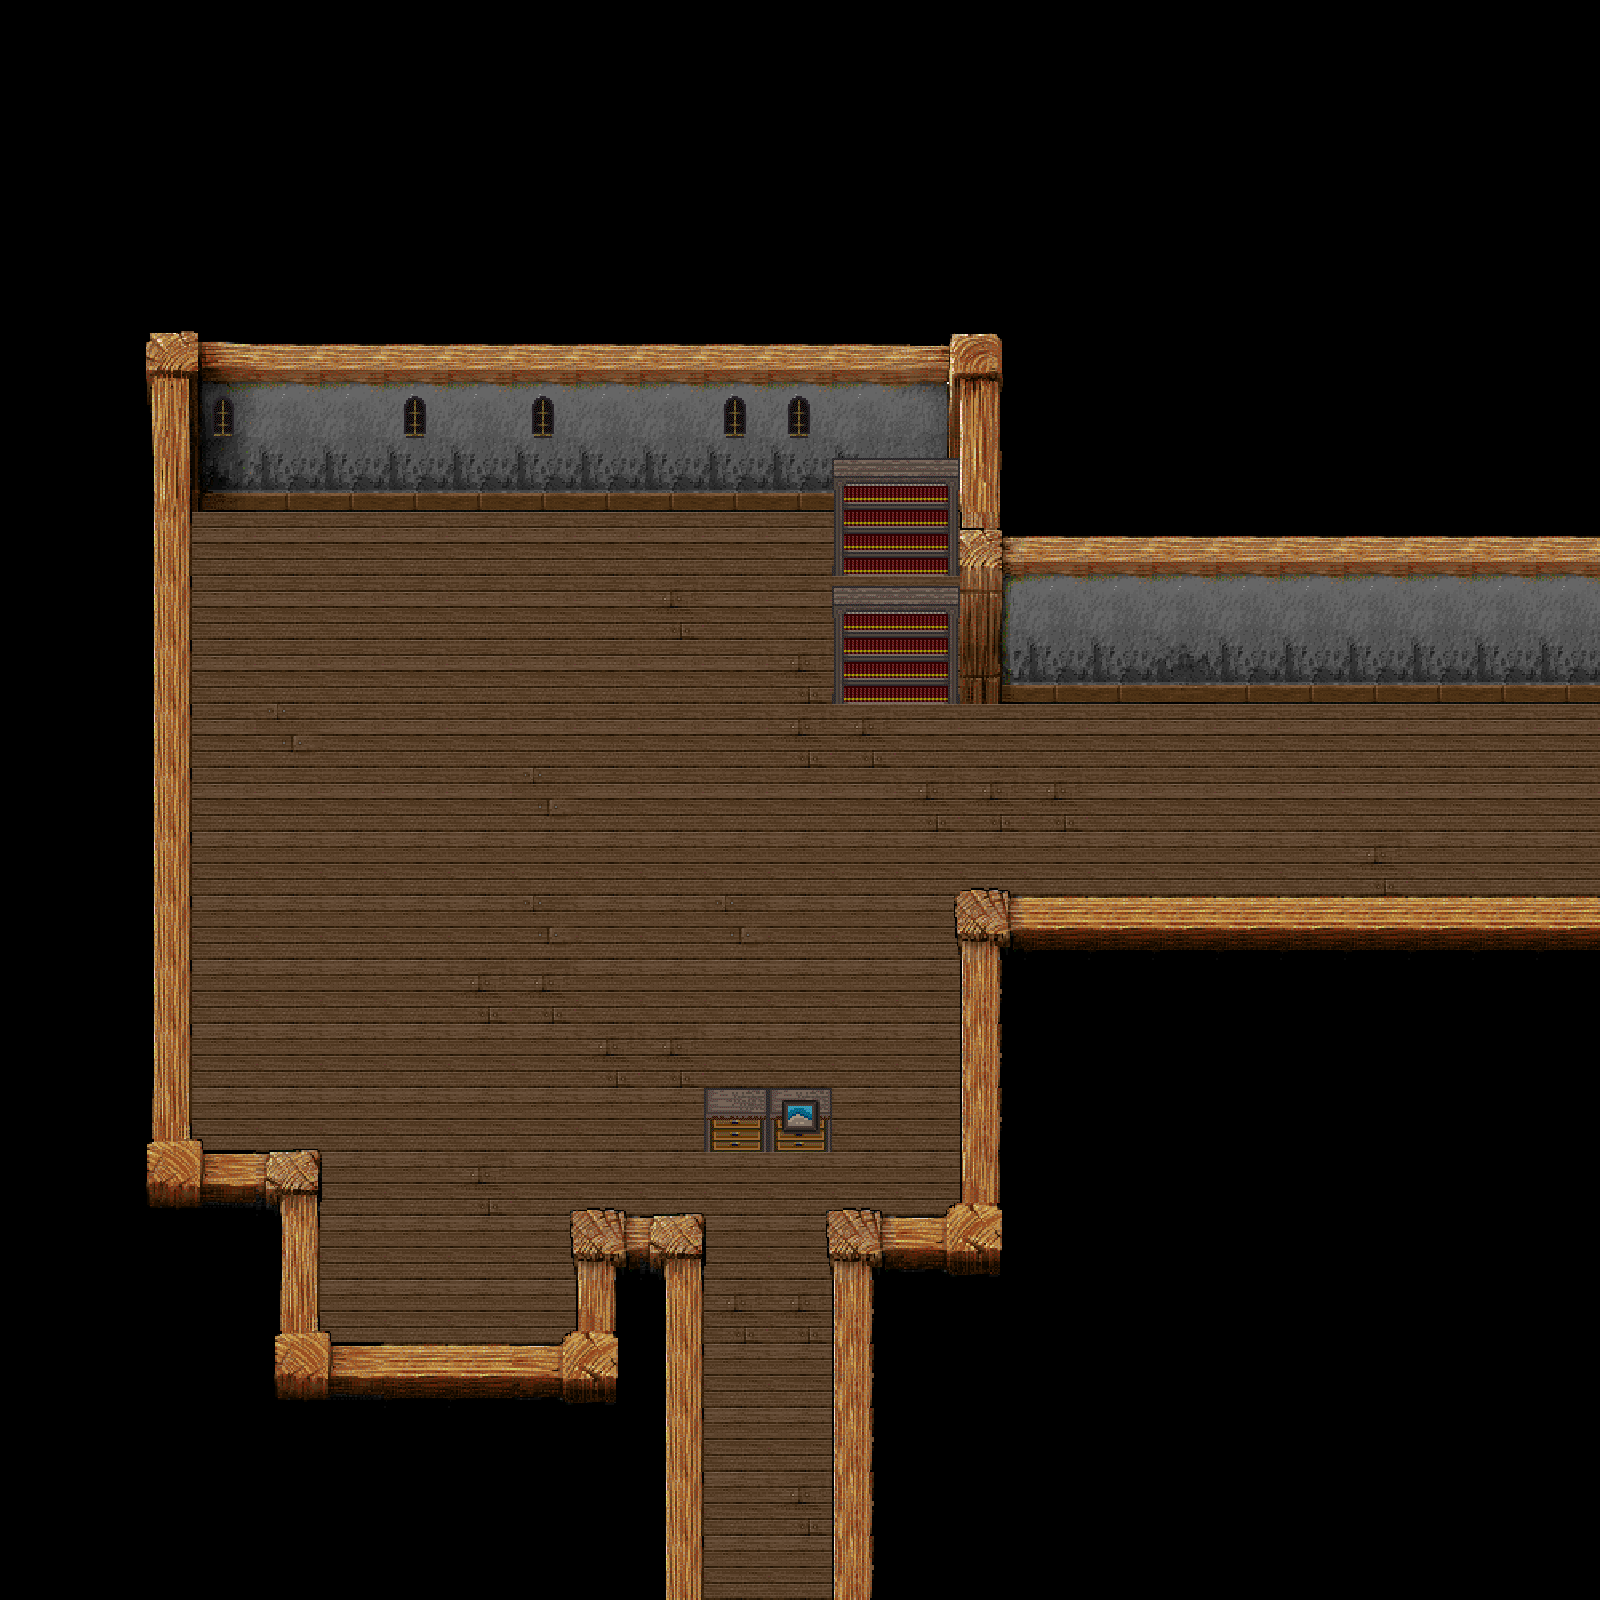

This is a level from a 2D game, rendered from its Tiled map with the project's own tilesets. A one-line summary and the map file follow, with tile-layer data summarised:
An orthogonal 25x25 tile map with 64x64 px tiles, 6 tile layers (Background tiles, Walls, Below entities, Entity Level, ...), 4 tilesets and 21 objects (3x onTouch).

<map version="1.0" orientation="orthogonal" width="25" height="25" tilewidth="64" tileheight="64">
 <tileset firstgid="1" name="VILINT" tilewidth="64" tileheight="64">
  <image source="test/VILINT.png" trans="4b637f" width="1024" height="768" />
 </tileset>
 <tileset firstgid="193" name="Castle2" tilewidth="64" tileheight="64">
  <image source="test/Castle2.png" trans="4b637f" width="1024" height="1024" />
 </tileset>
 <tileset firstgid="449" name="PAVEANDVILFLR" tilewidth="64" tileheight="64">
  <image source="test/PAVEANDVILFLR.png" trans="4b637f" width="1024" height="768" />
 </tileset>
 <tileset firstgid="641" name="hyptosis_tile-art-batch-4" tilewidth="64" tileheight="64">
  <image source="test/hyptosis_tile-art-batch-4.png" trans="4b637f" width="1920" height="1920" />
 </tileset>
 <layer name="Background tiles" width="25" height="25">
  <data>[625 cells, 186 non-empty, 4 distinct tile ids]</data>
 </layer>
 <layer name="Walls" width="25" height="25">
  <data>[625 cells, 143 non-empty, 40 distinct tile ids]</data>
 </layer>
 <layer name="Below entities" width="25" height="25">
  <data>[625 cells, 5 non-empty, 1 distinct tile ids]</data>
 </layer>
 <layer name="Entity Level" width="25" height="25">
  <data>[625 cells, 8 non-empty, 4 distinct tile ids]</data>
 </layer>
 <layer name="Above Entities" width="25" height="25">
  <data>[625 cells, 1 non-empty, 1 distinct tile ids]</data>
 </layer>
 <layer name="Way above" width="25" height="25">
  <data>[625 cells, 0 non-empty, 0 distinct tile ids]</data>
 </layer>
 <objectgroup name="Collisions" width="25" height="25">
  <object x="151" y="335" width="676" height="171" />
  <object x="129" y="441" width="61" height="768" />
  <object x="179" y="1163" width="129" height="47" />
  <object x="169" y="1155" width="144" height="24" />
  <object x="279" y="1161" width="41" height="213" />
  <object x="299" y="1348" width="311" height="32" />
  <object x="571" y="1211" width="44" height="171" />
  <object x="603" y="1216" width="97" height="40" />
  <object x="671" y="1232" width="28" height="200" />
  <object x="829" y="1216" width="44" height="461" />
  <object x="856" y="1216" width="149" height="52" />
  <object x="965" y="896" width="665" height="63" />
  <object x="963" y="541" width="675" height="159" />
  <object x="953" y="337" width="40" height="361" />
  <object x="799" y="335" width="183" height="171" />
  <object x="673" y="1419" width="25" height="183" />
  <object x="965" y="932" width="41" height="289" />
  <object x="704" y="1088" width="125" height="63" />
 </objectgroup>
 <objectgroup name="Boundaries" width="25" height="25" />
 <objectgroup name="Events" width="25" height="25">
  <object type="onTouch" x="1014" y="703" width="36" height="191">
   <properties>
    <property name="runScript" value="65" />
   </properties>
  </object>
  <object type="onTouch" x="709" y="1132" width="122" height="34">
   <properties>
    <property name="runScript" value="64" />
   </properties>
  </object>
  <object type="onTouch" x="703" y="1537" width="123" height="59">
   <properties>
    <property name="runScript" value="61" />
   </properties>
  </object>
 </objectgroup>
</map>
